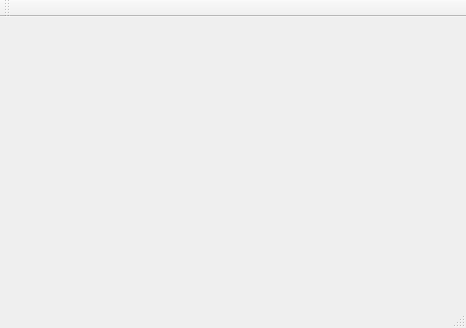
<?xml version="1.0" encoding="UTF-8"?>
<ui version="4.0">
 <class>MainWindow</class>
 <widget class="QMainWindow" name="MainWindow">
  <property name="geometry">
   <rect>
    <x>0</x>
    <y>0</y>
    <width>466</width>
    <height>328</height>
   </rect>
  </property>
  <property name="windowTitle">
   <string>MainWindow</string>
  </property>
  <widget class="QWidget" name="centralWidget"/>
  <widget class="QMenuBar" name="menuBar">
   <property name="geometry">
    <rect>
     <x>0</x>
     <y>0</y>
     <width>466</width>
     <height>20</height>
    </rect>
   </property>
  </widget>
  <widget class="QToolBar" name="mainToolBar">
   <attribute name="toolBarArea">
    <enum>TopToolBarArea</enum>
   </attribute>
   <attribute name="toolBarBreak">
    <bool>false</bool>
   </attribute>
  </widget>
  <widget class="QStatusBar" name="statusBar"/>
 </widget>
 <layoutdefault spacing="6" margin="11"/>
 <resources/>
 <connections/>
</ui>
